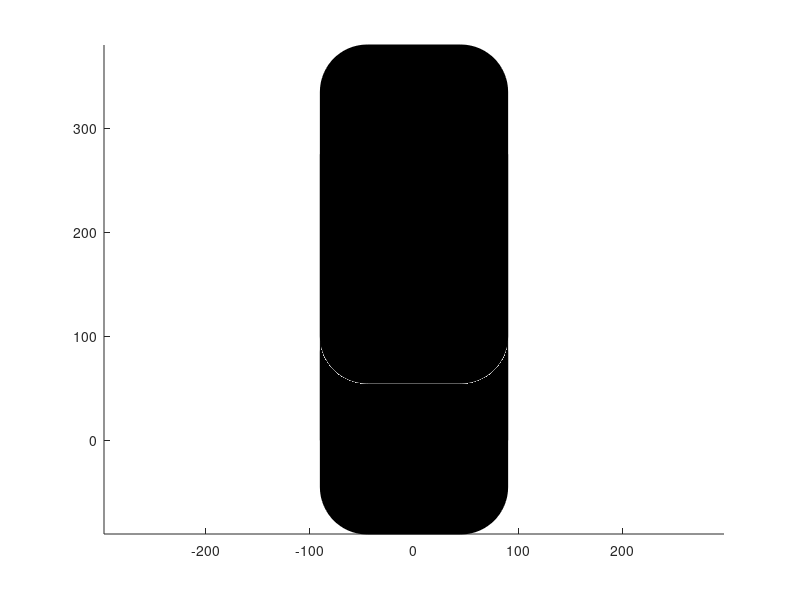

The MATLAB source for this figure: (Note: this script raises an error after producing the figure.)
clear
%% write the optimizer
%%
%showExtrinsics(cameraParams,'patternCentric');
%% cordinates
addpath('images')
addpath('data')
global model
load model
top_left = [-59.5+20,262-10;-119,122;-59.5-15,207-55;-63.5+40,149.5-50];
orientation = ["front", "right", "back", "left"];
figure(2)
hold on
rectangle('Position',[-model.wheel_width/2, 0.2*model.wheel_length, model.wheel_width, 0.8*model.wheel_length+model.car_length_front], 'FaceColor', [0 0 0],'Curvature',0.5)
rectangle('Position',[-model.wheel_width/2, -model.car_length_back, model.wheel_width, 0.8*model.wheel_length], 'FaceColor', [0 0 0],'Curvature',0.5)
rectangle('Position',[-model.wheel_width/2, 0, model.wheel_width, model.wheel_length], 'FaceColor', [0 0 0])
axis equal
for i = 1:4
    orient = char(orientation(i));
    str = [orient,'_undistort.bmp'];
    eval(['img_',orient,' = imread(str);']);
    eval(['[imagePoints,~] = detectCheckerboardPoints(img_',orient,');']);
    figure(1)
    subplot(2,2,i)
    eval(['imshow(img_',orient,')']);
    hold on
    plot(imagePoints(:,1),imagePoints(:,2),'rx')
    pt_img = [imagePoints';ones(1,size(imagePoints,1))];
    pt_world  = getCalibMap(top_left(i,:),orient);
    eval(['save points_',orient,'.mat pt_img pt_world']);
    eval(['H_',orient,' = get_homography(pt_world, pt_img);']);
end

%% corner for validation
% manually mark the four corner points in each side
corner_top_left = [top_left(1,:)+[-157,19.5];
    top_left(1,:)+[166.5,19.5];
    top_left(3,:)+[-157,19.5];
    top_left(3,:)+[166.5,19.5]];
corner_orient = ["front_l", "front_r", "back_l", "back_r"];
corner_side_orient = ["left","right","right","left"];
x_intervals = [0;19.5;68.5;88];
x_diff = [0;19.5;49;19.5];
y_intervals = [0;39.5;79;98.5];
y_diff = [0;39.5;39.5;19.5];
figure(3)
subplot(2,2,1)
imshow(img_front)
hold on
subplot(2,2,2)
imshow(img_back)
hold on
subplot(2,2,3)
imshow(img_right)
hold on
subplot(2,2,4)
imshow(img_left)
hold on
for i = 1:4
    % local to global
    % global to local 
    % reproject into local
    corner_img = [];
    orient = char(corner_orient(i));
    side_orient = char(corner_side_orient(i));
    corner_world  = getValidMap(corner_top_left(i,:),x_intervals,y_intervals);
    eval(['save corner_',orient,'.mat corner_world corner_img'])
    birdview(corner_top_left(i,:), x_intervals, y_intervals, orient(1:end-2), x_diff, y_diff)
    % reprojection in front and back
    eval(['points_reprojection = H_',orient(1:end-2),' * corner_world;']);
    points_reprojection = points_reprojection./points_reprojection(3,:);
    figure(3)
    subplot(2,2,round(sqrt(i)))
    hold on
    plot(points_reprojection(1,:),points_reprojection(2,:),'rx')
    % reprojection in left and right
    corner_global = local2global2(corner_world, orient(1:end-2));
    cornrer_side = global2local(corner_global, side_orient);
    cornrer_side = [cornrer_side;ones(1,size(cornrer_side,2))];
    eval(['points_reprojection = H_',side_orient,' * cornrer_side;']);
    points_reprojection = points_reprojection./points_reprojection(3,:);
    figure(3)
    subplot(2,2,abs(2.5-i)+2.5)
    hold on
    plot(points_reprojection(1,:),points_reprojection(2,:),'rx')
end 


%%
function pt_world = getCalibMap(top_left, orient)
ind = 1;
for i = 1:6
    for j = 1:4
        pt_world(1,ind) = top_left(1) + (i-1) * 19.5;
        pt_world(2,ind) = top_left(2) -(j-1) * 19.5;
        pt_world(3,ind) = 1;
        ind = ind + 1;
    end
end

figure(2)
hold on
f = 1;
switch orient
    case 'front'
        for i = 0:6
            for j = 1:5
                p.X = top_left(1) + (i-1) * 19.5;
                p.Y = top_left(2) -(j-1) * 19.5;
                p.Z = 1;
                pg = local2global(p, orient);
                if f == 1
                    rectangle('Position',[pg.X, pg.Y, 19.5, 19.5], 'FaceColor', [0 0 0])
                    f = 0;
                else
                    f= 1;
                end
            end
        end
    case 'left'
        for i = 0:6
            for j = 0:4
                p.X = top_left(1) + (i-1) * 19.5;
                p.Y = top_left(2) -(j-1) * 19.5;
                p.Z = 1;
                pg = local2global(p, orient);
                if f == 1
                    rectangle('Position',[pg.X, pg.Y, 19.5, 19.5], 'FaceColor', [0 0 0])
                    f = 0;
                else
                    f= 1;
                end
            end
        end    
    case 'right'
        for i = 1:7
            for j = 1:5
                p.X = top_left(1) + (i-1) * 19.5;
                p.Y = top_left(2) -(j-1) * 19.5;
                p.Z = 1;
                pg = local2global(p, orient);
                if f == 1
                    rectangle('Position',[pg.X, pg.Y, 19.5, 19.5], 'FaceColor', [0 0 0])
                    f = 0;
                else
                    f= 1;
                end
            end
        end
    case 'back'
        for i = 1:7
            for j = 0:4
                p.X = top_left(1) + (i-1) * 19.5;
                p.Y = top_left(2) -(j-1) * 19.5;
                p.Z = 1;
                pg = local2global(p, orient);
                if f == 1
                    rectangle('Position',[pg.X, pg.Y, 19.5, 19.5], 'FaceColor', [0 0 0])
                    f = 0;
                else
                    f= 1;
                end
            end
        end
end
axis equal
end

function corner_world = getValidMap(corner_top_left,x_intervals,y_intervals)
corner_img = [];
% corner_world(:,1) = [corner_top_left,1];
ind = 1;
for i = 1:4
    for j = 1:4
        corner_world(1,ind) = corner_top_left(1) + x_intervals(i);
        corner_world(2,ind) = corner_top_left(2) - y_intervals(j);
        corner_world(3,ind) = 1;
        ind = ind + 1;
    end
end
end

function birdview(corner_top_left, x_intervals, y_intervals, orient, x_diff, y_diff)
switch orient
    case 'front'
        f = 1;
        for i = 1:3
            for j = 2:4
                c.X = corner_top_left(1) + x_intervals(i);
                c.Y = corner_top_left(2) - y_intervals(j);
                c.Z = 1;
                cg = local2global(c, orient);
                if f == 1
                    figure(2)
                    hold on
                    rectangle('Position',[cg.X, cg.Y, x_diff(i+1), y_diff(j)], 'FaceColor', [0 0 0])
                    axis equal
                    f = 0;
                else
                    f= 1;
                end
            end
        end
    case 'back'
        f = 1;
        for i = 2:4
            for j = 1:3
                c.X = corner_top_left(1) + x_intervals(i);
                c.Y = corner_top_left(2) - y_intervals(j);
                c.Z = 1;
                cg = local2global(c, orient);
                if f == 1
                    figure(2)
                    hold on
                    rectangle('Position',[cg.X, cg.Y, x_diff(i), y_diff(j+1)], 'FaceColor', [0 0 0])
                    axis equal
                    f = 0;
                else
                    f= 1;
                end
            end
        end
end
end


function P_global = local2global(P_local, orient)
global model
switch orient
    case 'front'
        P_global.X = P_local.X;  
        P_global.Y = P_local.Y + model.wheel_length;
    case 'back'
        P_global.X = - P_local.X;
        P_global.Y = - P_local.Y;
    case 'left'
        temp = P_local.Y;
        P_global.Y = P_local.X + model.wheel_length/2;
        P_global.X = -temp - model.wheel_width/2;
    case 'right'
        temp = P_local.Y;
        P_global.Y = -P_local.X + model.wheel_length/2;
        P_global.X = temp + model.wheel_width/2;
    otherwise
        warning('Unexpected Orientation');
end
P_global.Z = P_local.Z;
end


function P_global = local2global2(P_local, orient)
global model
switch orient
    case 'front'
        P_global(1,:) = P_local(1,:);
        P_global(2,:) = P_local(2,:) + model.wheel_length;
    case 'back'
        P_global(1,:) = - P_local(1,:);
        P_global(2,:) = - P_local(2,:);
    case 'left'
        P_global(2,:) = P_local(1,:)+ model.wheel_length/2;
        P_global(1,:) = - P_local(2,:) - model.wheel_width/2;
    case 'right'
        P_global(2,:) = - P_local(1,:)+ model.wheel_length/2;
        P_global(1,:) = - P_local(2,:) + model.wheel_width/2;
    otherwise
        warning('Unexpected Orientation');
end
P_global = P_global';
end

function p_local = global2local(p_global, orient)
global model
switch orient
    case 'front'
        R = [1,0; 0,1];
        t = [0; -model.wheel_length];
    case 'back'
        R = [-1,0; 0,-1];
        t = [0; 0];
    case 'left'
        R = [0,1; -1,0];
        t = [-model.wheel_length/2; -model.wheel_width/2];
    case 'right'
        R = [0,-1; 1,0];
        t = [model.wheel_length/2; -model.wheel_width/2];
    otherwise
        warning('Unexpected Orientation');
end
p_local = R * p_global' + t;
end

function H = get_homography(pt_world, pt_img)
A = zeros(2*size(pt_world,2), 9);
for i = 1:size(pt_world,2)
    A(2*i-1,:) = [-pt_world(1,i), -pt_world(2,i), -1, 0, 0, 0, pt_world(1,i) * pt_img(1,i), pt_world(2,i) * pt_img(1,i),  pt_img(1,i)];
    A(2*i,:) = [0, 0, 0, -pt_world(1,i), -pt_world(2,i), -1,  pt_world(1,i) * pt_img(2,i), pt_world(2,i) * pt_img(2,i),  pt_img(2,i)];
end
[~,~,V] = svd(A);
h = V(:,end);
H = [h(1:3)';h(4:6)';h(7:9)'];
H = H./H(3,3); 
end

